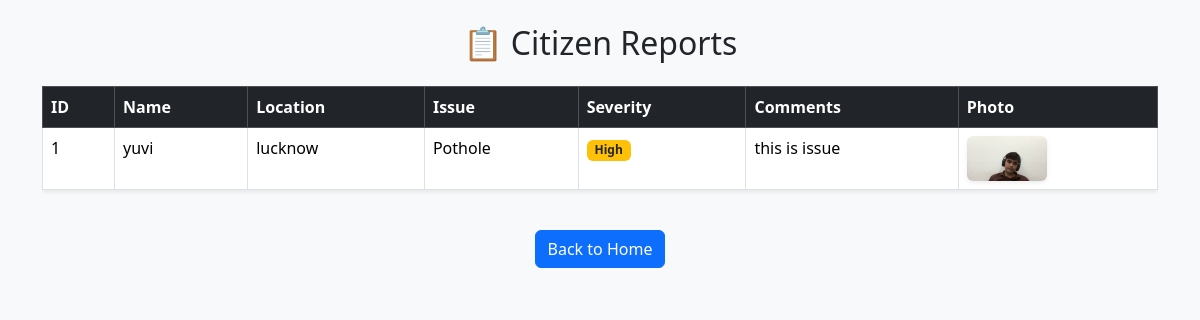
The page /report on the database as committed earlier.
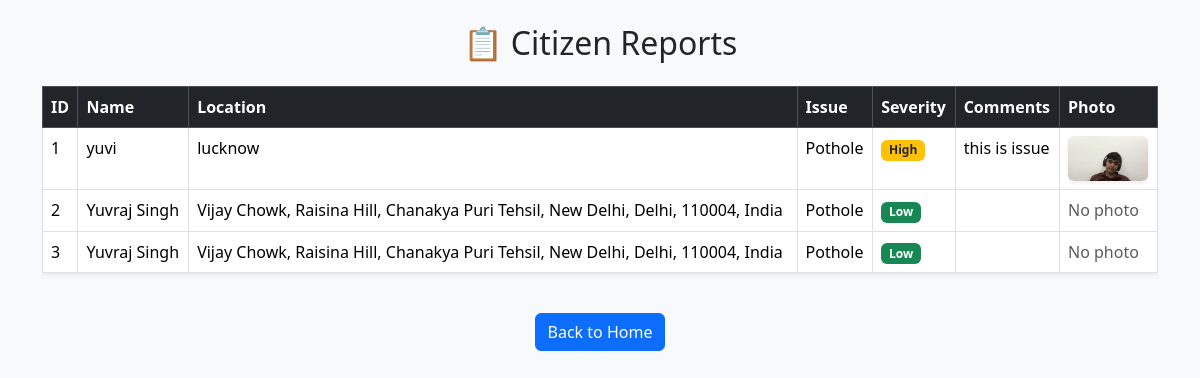
The same page on the database as committed later.
### tables this page shows
CREATE TABLE feedback (
                    id INTEGER PRIMARY KEY AUTOINCREMENT,
                    name TEXT,
                    location TEXT,
                    issue TEXT,
                    severity TEXT,
                    comments TEXT,
                    photo TEXT
                );

### app.py (the view)
@app.route("/report")
def reports():
    conn = sqlite3.connect("feedback.db")
    c = conn.cursor()
    c.execute("SELECT * FROM feedback")
    rows = c.fetchall()
    conn.close()
    return render_template("report.html", rows=rows)

### templates/report.html (shortened to what this page needs)
<!DOCTYPE html>
<html lang="en">
<head>
  <link rel="stylesheet" href="https://cdn.jsdelivr.net/npm/bootstrap@5.3.2/dist/css/bootstrap.min.css">
</head>
<body class="p-4 bg-light">
  <div class="container">
    <h2 class="mb-4 text-center">📋 Citizen Reports</h2>
    <div class="table-responsive">
      <table class="table table-bordered table-hover shadow-sm bg-white">
        <thead class="table-dark">
          <tr>
            <th>ID</th>
            <th>Name</th>
            <th>Location</th>
            <th>Issue</th>
            <th>Severity</th>
            <th>Comments</th>
            <th>Photo</th>
          </tr>
        </thead>
        <tbody>
          {% for row in rows %}
          <tr>
            <td>{{ row[0] }}</td>
            <td>{{ row[1] }}</td>
            <td>{{ row[2] }}</td>
            <td>{{ row[3] }}</td>
            <td>
              <span class="badge
                {% if row[4] == 'Critical' %} bg-danger
                {% elif row[4] == 'High' %} bg-warning text-dark
                {% elif row[4] == 'Medium' %} bg-info text-dark
                {% else %} bg-success {% endif %}">
                {{ row[4] }}
              </span>
            </td>
            <td>{{ row[5] }}</td>
            <td>
              {% if row[6] %}
                <img src="{{ row[6] }}" alt="photo" width="80" class="rounded shadow-sm">
              {% else %}
                <span class="text-muted">No photo</span>
              {% endif %}
            </td>
          </tr>
          {% endfor %}
        </tbody>
      </table>
    </div>
<div class="text-center mt-4">
  <a href="{{url_for('index')}}" class="btn btn-primary">Back to Home</a>
</div>
  </div>
</body>
</html>

Rows that differ between the two databases and show on the page:
added feedback: id "2", name "Yuvraj Singh", location "Vijay Chowk, Raisina Hill, Chanakya Puri Tehsil, New Delhi, Delhi, 110004, India", issue "Pothole", severity "Low", shows "No photo"
added feedback: id "3", name "Yuvraj Singh", location "Vijay Chowk, Raisina Hill, Chanakya Puri Tehsil, New Delhi, Delhi, 110004, India", issue "Pothole", severity "Low", shows "No photo"
